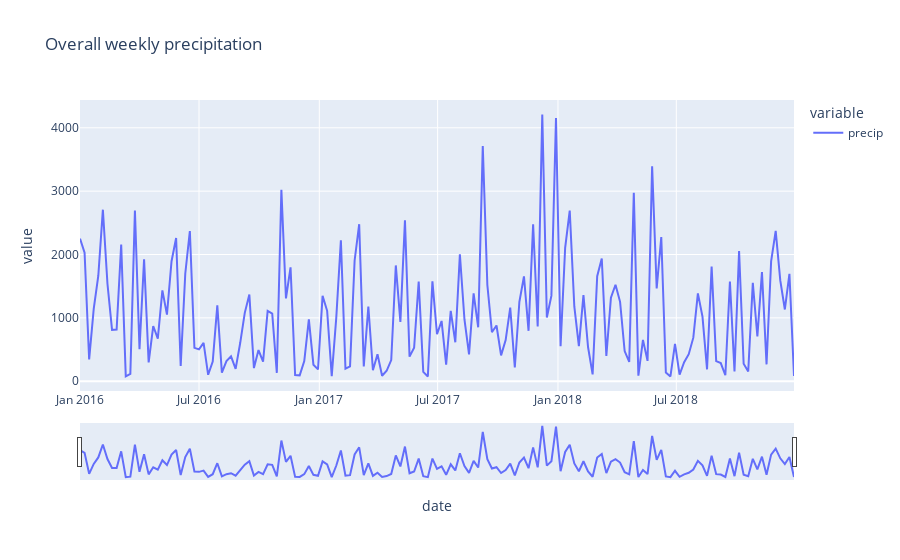

Notebook cell for this chart:
### Code cell
fig = px.line(df['2016-01-01':'2018-12-30']['precip'].resample('7D').sum(),
             title = 'Overall weekly precipitation')
fig.update_xaxes(
    rangeslider_visible=True
)
fig.show()

### Figure 1 — Plotly figure (JSON) as saved in the notebook; plotly's stock layout.template omitted (floating-point values rounded to 4 significant figures; data arrays with more than 128 entries replaced by an {"elided": "..."} marker saying what was removed)
{"data": [{"hovertemplate": "variable=precip<br>date=%{x}<br>value=%{y}<extra></extra>", "legendgroup": "precip", "line": {"color": "#636efa", "dash": "solid"}, "marker": {"symbol": "circle"}, "mode": "lines", "name": "precip", "orientation": "v", "showlegend": true, "type": "scatter", "x": {"elided": "157 str values"}, "xaxis": "x", "y": {"elided": "157 float values"}, "yaxis": "y"}], "layout": {"legend": {"title": {"text": "variable"}, "tracegroupgap": 0}, "title": {"text": "Overall weekly precipitation"}, "xaxis": {"anchor": "y", "domain": [0.0, 1.0], "rangeslider": {"visible": true}, "title": {"text": "date"}}, "yaxis": {"anchor": "x", "domain": [0.0, 1.0], "title": {"text": "value"}}}}
